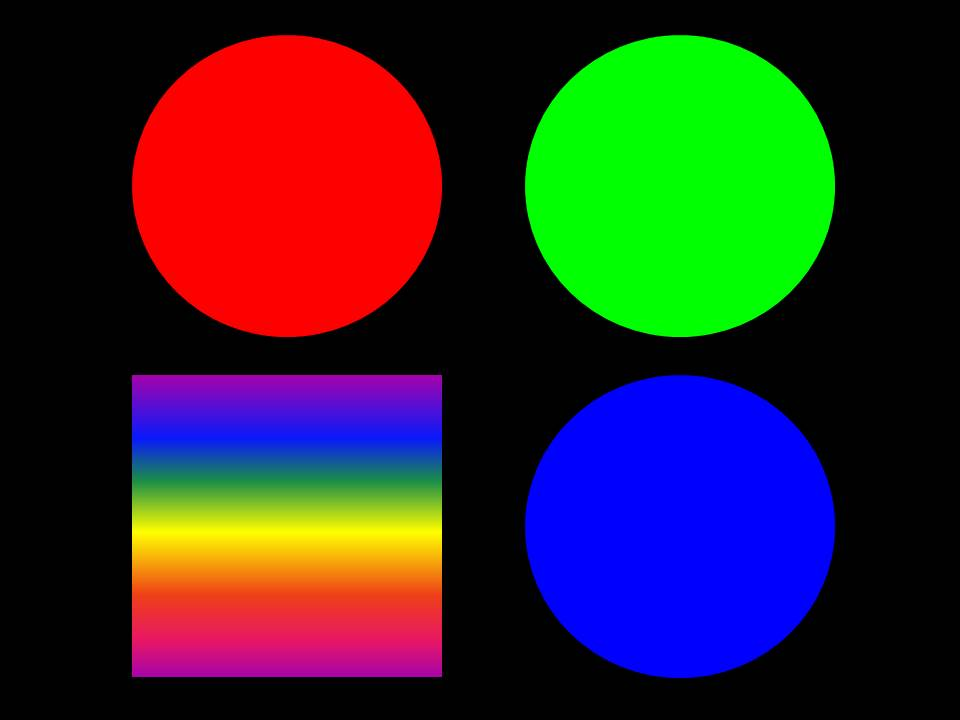
//> input picture DIP/stuff_color.jpg, 960 x 720 px
$ ./ReportCode9-1   (built with g++ and OpenCV 4)
//> lines starting //> are read from the running program, lines starting //| are printed output that depends on the picture
/*
	ReportCode9-1.c
	Author : Doryeong Park
	SN	   : 2010112406
*/
#include<opencv2/core/core.hpp>
#include<opencv2/highgui/highgui.hpp>
#include<opencv2/imgproc/imgproc.hpp>

#include <string>
#include <iostream>

using namespace std;
using namespace cv;

int main() {

	Mat img = imread("stuff_color.jpg", CV_LOAD_IMAGE_COLOR);
//> img is the input picture: 720 rows x 960 cols, CV_8UC3; mean B, G, R 41.8, 39.9, 48.8

	/*
		Image A - 1.5 times scaled image after rotated by 45 degree.
	    Image B - Image rotated by 45 degree deafter 1.5 times scaled.
		Image substracted = result of Image B - Image A.
	*/
	Mat img_A, img_B, img_subtracted;

	if (img.empty()) {//If it wasn't loaded...
		cout << "Image couldn't be loaded" << endl;
		exit(0);
	}

	//Decreases original image size
	resize(img, img, Size(img.cols / 3, img.rows / 3), 0, 0, CV_INTER_NN);
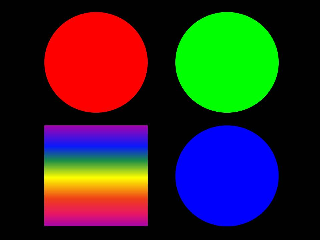
//> img: 240 rows x 320 cols, CV_8UC3; mean B, G, R 41.9, 40, 49

	//Copies original image to Image A and Image B
	img.copyTo(img_A);
	img.copyTo(img_B);

	//Rotatation angle
	double angle = 45;

	//Gets rotatation point located on center of image A
	Point2f img_A_center{ img_A.cols / 2.0f, img_A.rows / 2.0f };
//> img_A_center = Point(160, 120)

	//Gets rotation matrix with angle and point
	Mat rotation_matrix = getRotationMatrix2D(img_A_center, angle, 1.0);

	//Rectangle to be background of Rotated Image
	Rect bbox = RotatedRect(img_A_center, img_A.size(), angle).boundingRect();
//> bbox = Rect(-38, -78, 397, 397)

	//Adjusts new option to rotation matrix
	rotation_matrix.at<double>(0, 2) += bbox.width / 2.0 - img_A_center.x;
	rotation_matrix.at<double>(1, 2) += bbox.height / 2.0 - img_A_center.y;

	//Rotates Image A by 45 degree with rotation matrix
	warpAffine(img_A, img_A, rotation_matrix, bbox.size());
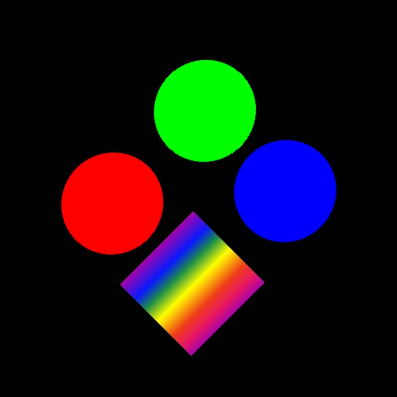
//> img_A: 397 rows x 397 cols, CV_8UC3; mean B, G, R 20.4, 19.5, 23.9

	//Scaling 1.5 times
	resize(img_A, img_A, Size(img_A.cols * 1.5, img_A.rows *1.5), 0, 0, INTER_CUBIC);
//> img_A: 595 rows x 595 cols, CV_8UC3

	//Shows Image A
	imshow("Image A", img_A);

	//Scaling 1.5 times
	resize(img_B, img_B, Size(img_B.cols * 1.5, img_B.rows * 1.5), 0, 0, INTER_CUBIC);

	//Gets rotation point located on center of image B
	Point2f img_B_center{ img_B.cols / 2.0f, img_B.rows / 2.0f };
//> img_B_center = Point(240, 180)

	//Gets rotation matrix with angle and point
	rotation_matrix = getRotationMatrix2D(img_B_center, angle, 1.0);
	bbox = RotatedRect(img_B_center, img_B.size(), angle).boundingRect();
//> bbox = Rect(-57, -117, 595, 595)

	//Adjusts new option to rotation matrix
	rotation_matrix.at<double>(0, 2) += bbox.width / 2.0 - img_B_center.x;
	rotation_matrix.at<double>(1, 2) += bbox.height / 2.0 - img_B_center.y;

	//Rotates Scaled Image B with rotation matrix
	warpAffine(img_B, img_B, rotation_matrix, bbox.size());
//> img_B: 595 rows x 595 cols, CV_8UC3

	//shows Image B
	imshow("Image B", img_B);

	//Subtract Image B from Image A
	img_subtracted = img_B - img_A;

	//Shows Image Subtracted
	imshow("Image subtracted", img_subtracted);

	waitKey(0);

	//Save Images as files
	imwrite("Image_A.jpg", img_A);
	imwrite("Image_B.jpg", img_B);
	imwrite("Image_subtracted.jpg", img_subtracted);

	destroyAllWindows();
}
